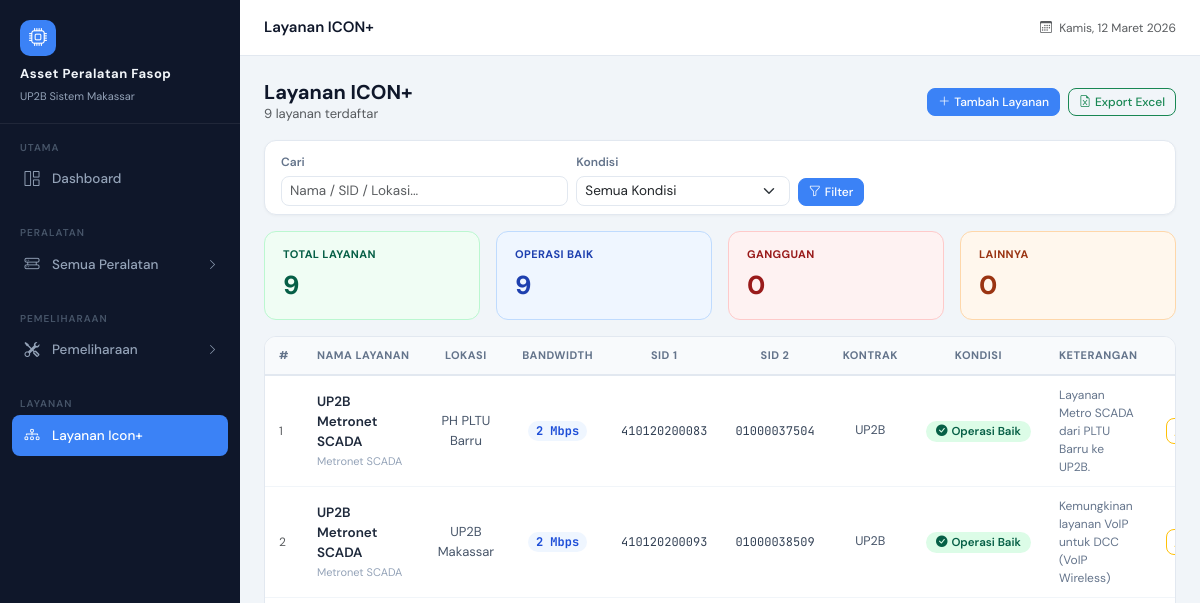
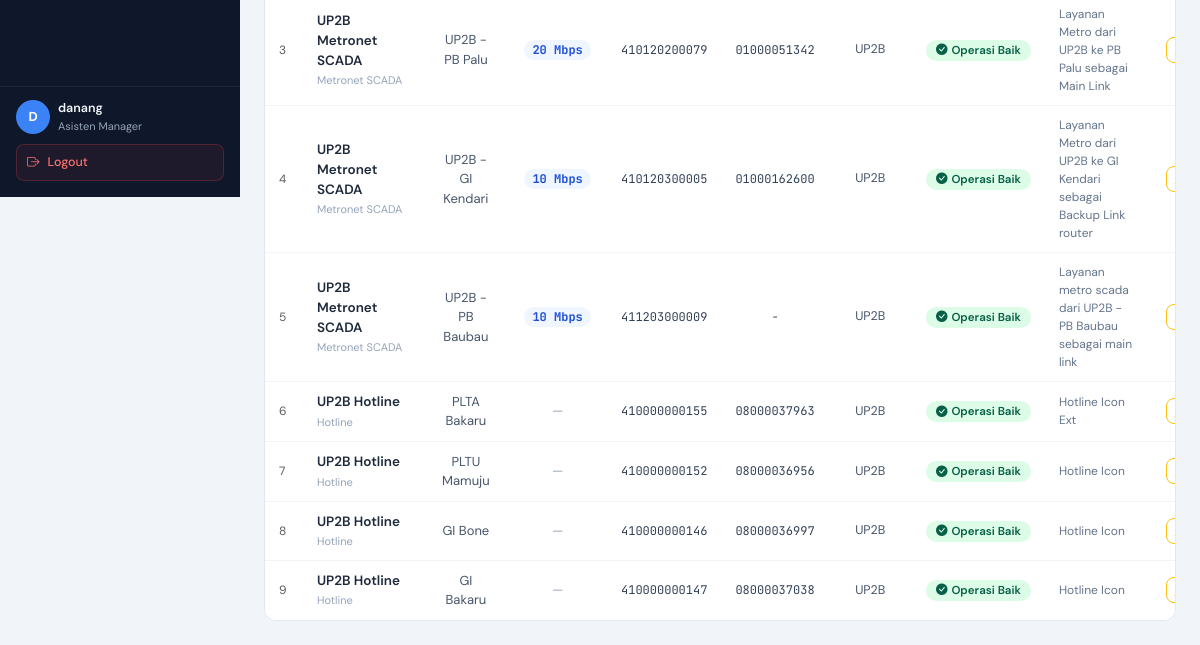
The app's page /layanan-icon/ (signed in), older data (2 pictures, top to bottom).
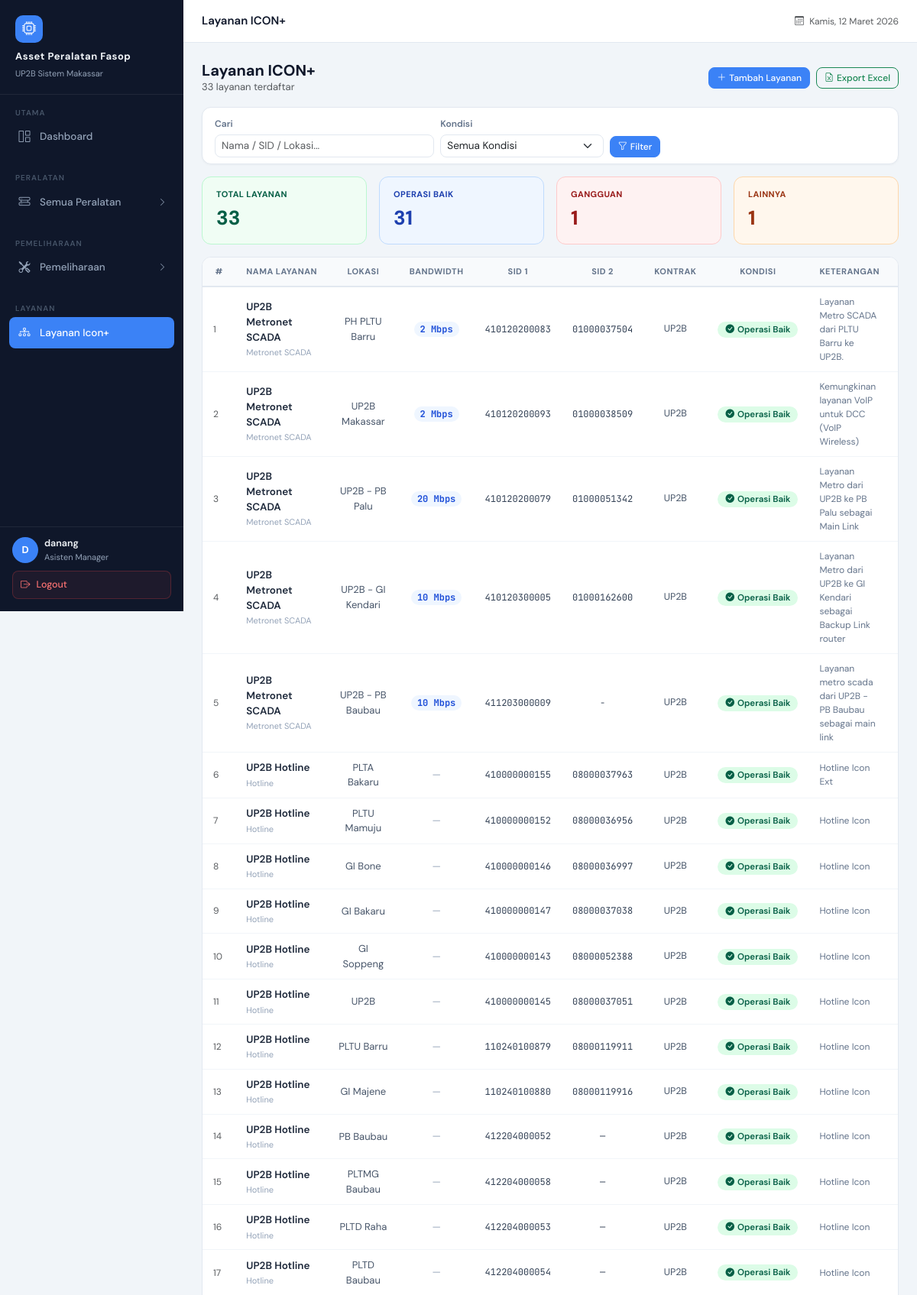
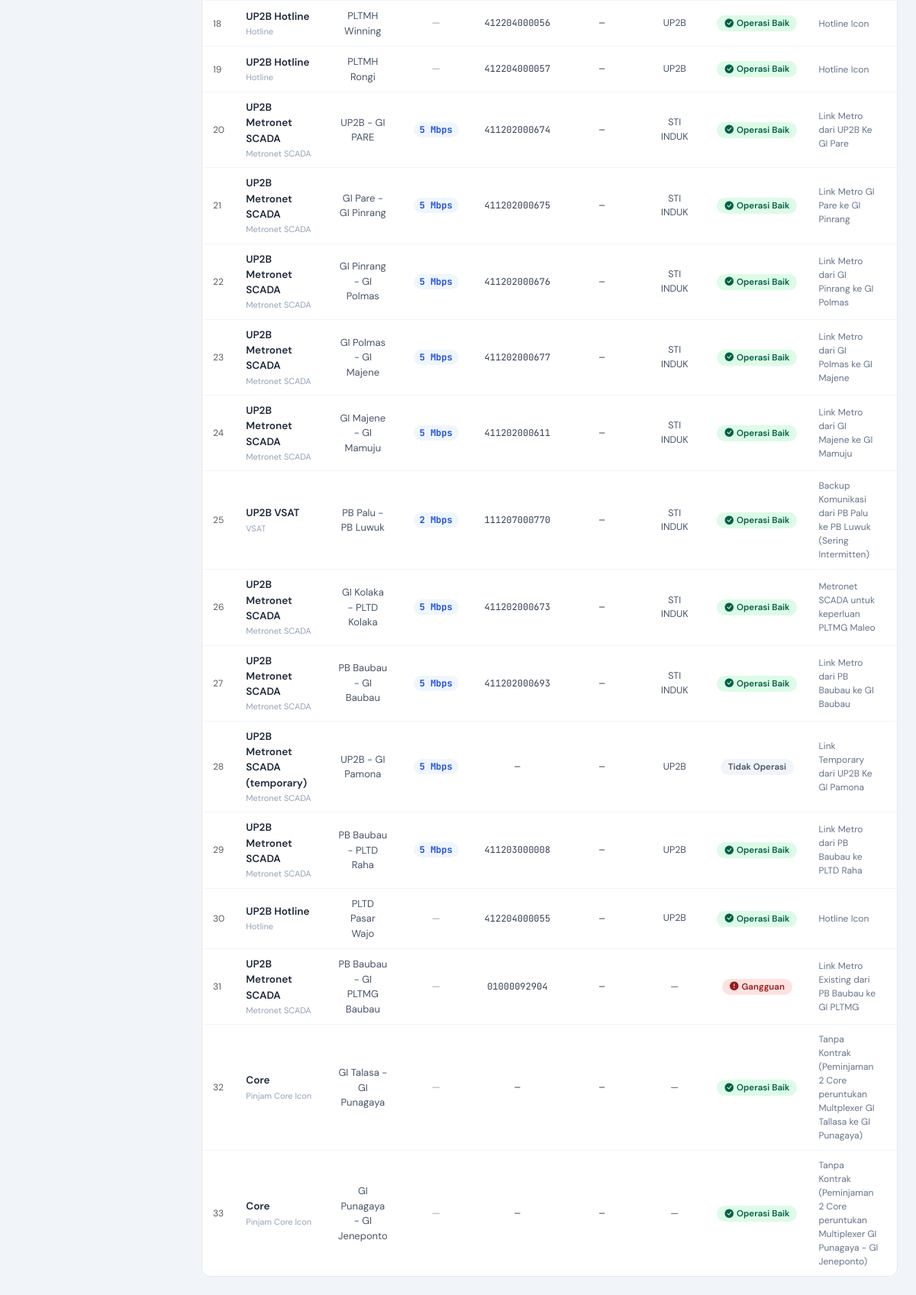
The same page, newer data (2 pictures, top to bottom).
### devices/models.py (models this page shows, shortened)
class Icon(models.Model):
    name = models.CharField(max_length=100)
    lokasi_layanan = models.CharField(max_length=150, null=True, blank=True)
    nama_layanan = models.CharField(max_length=150, null=True, blank=True)
    bandwidth = models.CharField(max_length=50, null=True, blank=True)
    SID1 = models.CharField(max_length=100, blank=True, null=True)
    SID2 = models.CharField(max_length=100, blank=True, null=True)
    kontrak = models.CharField(max_length=100, blank=True, null=True)
    kondisi_operasional = models.CharField(max_length=100, blank=True, null=True)
    keterangan = models.TextField(blank=True, null=True)

### devices/views.py (the view, shortened to what this page needs)
# urls.py: path('layanan-icon/', views.layanan_icon, name='layanan_icon'),
@login_required
def layanan_icon(request):
    icons = Icon.objects.all()
    search = request.GET.get('q', '').strip()
    selected_kondisi = request.GET.get('kondisi', '').strip()
    if selected_kondisi:
        icons = icons.filter(kondisi_operasional__icontains=selected_kondisi)
    icons = list(icons)
    operasi_baik = sum(
        1 for i in icons
        if i.kondisi_operasional and 'Baik' in i.kondisi_operasional
    )
    operasi_gangguan = sum(
        1 for i in icons
        if i.kondisi_operasional and (
            'Gangguan' in i.kondisi_operasional or
            'NOK' in i.kondisi_operasional
        )
    )
    operasi_lain = sum(
        1 for i in icons
        if i.kondisi_operasional and
        'Baik' not in i.kondisi_operasional and
        'Gangguan' not in i.kondisi_operasional and
        'NOK' not in i.kondisi_operasional and
        'Tidak Operasi' in i.kondisi_operasional
    )
    kondisi_list = sorted(set(
        i.kondisi_operasional for i in Icon.objects.all()
        if i.kondisi_operasional
    ))
    return render(request, 'devices/layanan_icon.html', {
        'icons':            icons,
        'search':           search,
        'selected_kondisi': selected_kondisi,
        'kondisi_list':     kondisi_list,
        'operasi_baik':     operasi_baik,
        'gangguan':         operasi_gangguan,
        'lainnya':          operasi_lain,
    })

### devices/context_processors.py (called while the page is built)
def device_types(request):
    all_types = list(DeviceType.objects.all())
    def sort_key(dt):
        name_lower = dt.name.strip().lower()
        for i, ordered_name in enumerate(DEVICE_TYPE_ORDER):
            if ordered_name.lower() == name_lower:
                return i
        return len(DEVICE_TYPE_ORDER)  # yang tidak ada di list, taruh di bawah
    all_types.sort(key=sort_key)
    return {
        'navbar_device_types': all_types
    }

def lokasi_list(request):
    lokasi = (
        Device.objects
        .filter(is_deleted=False)
        .exclude(lokasi__isnull=True)
        .exclude(lokasi__exact='')
        .exclude(lokasi__iexact='none')
        .annotate(lokasi_clean=Trim('lokasi'))
        .values_list('lokasi_clean', flat=True)
        .distinct()
        .order_by('lokasi_clean')
    )
    return {
        'navbar_lokasi_list': lokasi
    }

### devices/templates/devices/layanan_icon.html (shortened to what the changed rows need)
{% extends 'base.html' %}
{% block content %}
<div class="d-flex align-items-center justify-content-between mb-3 flex-wrap gap-2">
    <div>
        <h2 class="mb-0" style="font-size:20px;font-weight:700;">Layanan ICON+</h2>
        <p class="text-muted mb-0" style="font-size:13px;">{{ icons|length }} layanan terdaftar</p>
    </div>
</div>
<div class="row g-3 mb-3">
    <div class="col-md-3">
        <div style="background:#f0fdf4;border:1px solid #bbf7d0;border-radius:12px;padding:14px 18px;">
            <div style="font-size:11px;font-weight:700;color:#065f46;text-transform:uppercase;letter-spacing:0.4px;margin-bottom:4px;">Total Layanan</div>
            <div style="font-size:26px;font-weight:800;color:#065f46;">{{ icons|length }}</div>
        </div>
    </div>
    <div class="col-md-3">
        <div style="background:#eff6ff;border:1px solid #bfdbfe;border-radius:12px;padding:14px 18px;">
            <div style="font-size:11px;font-weight:700;color:#1e40af;text-transform:uppercase;letter-spacing:0.4px;margin-bottom:4px;">Operasi Baik</div>
            <div style="font-size:26px;font-weight:800;color:#1e40af;">{{ operasi_baik }}</div>
        </div>
    </div>
    <div class="col-md-3">
        <div style="background:#fef2f2;border:1px solid #fecaca;border-radius:12px;padding:14px 18px;">
            <div style="font-size:11px;font-weight:700;color:#991b1b;text-transform:uppercase;letter-spacing:0.4px;margin-bottom:4px;">Gangguan</div>
            <div style="font-size:26px;font-weight:800;color:#991b1b;">{{ gangguan }}</div>
        </div>
    </div>
    <div class="col-md-3">
        <div style="background:#fff7ed;border:1px solid #fed7aa;border-radius:12px;padding:14px 18px;">
            <div style="font-size:11px;font-weight:700;color:#9a3412;text-transform:uppercase;letter-spacing:0.4px;margin-bottom:4px;">Lainnya</div>
            <div style="font-size:26px;font-weight:800;color:#9a3412;">{{ lainnya }}</div>
        </div>
    </div>
</div>
<div class="table-card">
    <div class="table-responsive">
        <table class="table">
            <thead>
                <tr style="text-align: center;">
                    <th style="width:40px;">#</th>
                    <th>Nama Layanan</th>
                    <th>Lokasi</th>
                    <th>Bandwidth</th>
                    <th>SID 1</th>
                    <th>SID 2</th>
                    <th>Kontrak</th>
                    <th>Kondisi</th>
                    <th>Keterangan</th>
                    <th style="width:100px;">Aksi</th>
                </tr>
            </thead>
            <tbody>
                {% for d in icons %}
                <tr>
                    <td class="text-muted" style="font-size:12px;">{{ forloop.counter }}</td>
                    <td>
                        <div style="font-weight:600;font-size:13.5px;color:#1e293b;">{{ d.name }}</div>
                        {% if d.nama_layanan and d.nama_layanan != d.name %}
                        <div style="font-size:11px;color:#94a3b8;margin-top:1px;">{{ d.nama_layanan }}</div>
                        {% endif %}
                    </td>
                    <td style="font-size:13px;color:#475569; text-align: center;">{{ d.lokasi_layanan|default:"—" }}</td>
                    <td style="text-align: center;">
                        {% if d.bandwidth and d.bandwidth != "None" %}
                        <span style="font-size:12px;font-weight:700;background:#eff6ff;color:#1d4ed8;padding:2px 8px;border-radius:20px;font-family:'JetBrains Mono',monospace;">{{ d.bandwidth }}</span>
                        {% else %}
                        <span style="color:#94a3b8;font-size:13px;">—</span>
                        {% endif %}
                    </td>
                    <td style="text-align: center;"><span style="font-family:'JetBrains Mono',monospace;font-size:12px;color:#334155;">{{ d.SID1|default:"—" }}</span></td>
                    <td style="text-align: center;"><span style="font-family:'JetBrains Mono',monospace;font-size:12px;color:#334155; ">{{ d.SID2|default:"—" }}</span></td>
                    <td style="font-size:12.5px;color:#475569; text-align: center;">{{ d.kontrak|default:"—" }}</td>
                    <td style="text-align: center;">
                        {% if d.kondisi_operasional %}
                            {% if "Baik" in d.kondisi_operasional %}
                            <span style="font-size:11.5px;font-weight:600;background:#dcfce7;color:#065f46;padding:3px 10px;border-radius:20px;white-space:nowrap;">
                                <i class="bi bi-check-circle-fill me-1"></i>{{ d.kondisi_operasional }}
                            </span>
                            {% elif "Gangguan" in d.kondisi_operasional %}
                            <span style="font-size:11.5px;font-weight:600;background:#fee2e2;color:#991b1b;padding:3px 10px;border-radius:20px;white-space:nowrap;">
                                <i class="bi bi-exclamation-circle-fill me-1"></i>{{ d.kondisi_operasional }}
                            </span>
                            {% else %}
                            <span style="font-size:11.5px;font-weight:600;background:#f1f5f9;color:#475569;padding:3px 10px;border-radius:20px;white-space:nowrap;">
                                {{ d.kondisi_operasional }}
                            </span>
                            {% endif %}
                        {% else %}
                        <span style="color:#94a3b8;font-size:13px;">—</span>
                        {% endif %}
                    </td>
                    <td style="font-size:12px;color:#64748b;max-width:250px;">{{ d.keterangan|default:"—" }}</td>
                    <td>
                        <div class="d-flex gap-1">
                            <a href="{% url 'icon_edit' d.id %}" class="btn btn-sm btn-outline-warning" style="padding:3px 8px;font-size:12px;">
                            </a>
                        </div>
                    </td>
                </tr>
                {% endfor %}
            </tbody>
        </table>
    </div>
</div>
{% endblock %}

Row changes from the older to the newer data that the page shows:
added Icon: name "UP2B Hotline", nama_layanan "Hotline", lokasi_layanan "GI Soppeng", SID1 "410000000143", SID2 "08000052388", kontrak "UP2B", kondisi_operasional "Operasi Baik", keterangan "Hotline Icon"
added Icon: name "UP2B Hotline", nama_layanan "Hotline", lokasi_layanan "UP2B", SID1 "410000000145", SID2 "08000037051", kontrak "UP2B", kondisi_operasional "Operasi Baik", keterangan "Hotline Icon"
added Icon: name "UP2B Hotline", nama_layanan "Hotline", lokasi_layanan "PLTU Barru", SID1 "110240100879", SID2 "08000119911", kontrak "UP2B", kondisi_operasional "Operasi Baik", keterangan "Hotline Icon"
added Icon: name "UP2B Hotline", nama_layanan "Hotline", lokasi_layanan "GI Majene", SID1 "110240100880", SID2 "08000119916", kontrak "UP2B", kondisi_operasional "Operasi Baik", keterangan "Hotline Icon"
added Icon: name "UP2B Hotline", nama_layanan "Hotline", lokasi_layanan "PB Baubau", SID1 "412204000052", SID2 "—", kontrak "UP2B", kondisi_operasional "Operasi Baik", keterangan "Hotline Icon"
added Icon: name "UP2B Hotline", nama_layanan "Hotline", lokasi_layanan "PLTMG Baubau", SID1 "412204000058", SID2 "—", kontrak "UP2B", kondisi_operasional "Operasi Baik", keterangan "Hotline Icon"
added Icon: name "UP2B Hotline", nama_layanan "Hotline", lokasi_layanan "PLTD Raha", SID1 "412204000053", SID2 "—", kontrak "UP2B", kondisi_operasional "Operasi Baik", keterangan "Hotline Icon"
added Icon: name "UP2B Hotline", nama_layanan "Hotline", lokasi_layanan "PLTD Baubau", SID1 "412204000054", SID2 "—", kontrak "UP2B", kondisi_operasional "Operasi Baik", keterangan "Hotline Icon"
added Icon: name "UP2B Hotline", nama_layanan "Hotline", lokasi_layanan "PLTMH Winning", SID1 "412204000056", SID2 "—", kontrak "UP2B", kondisi_operasional "Operasi Baik", keterangan "Hotline Icon"
added Icon: name "UP2B Hotline", nama_layanan "Hotline", lokasi_layanan "PLTMH Rongi", SID1 "412204000057", SID2 "—", kontrak "UP2B", kondisi_operasional "Operasi Baik", keterangan "Hotline Icon"
added Icon: name "UP2B Metronet SCADA", nama_layanan "Metronet SCADA", lokasi_layanan "UP2B - GI PARE", bandwidth "5 Mbps", SID1 "411202000674", SID2 "—", kontrak "STI INDUK", kondisi_operasional "Operasi Baik", keterangan "Link Metro dari UP2B Ke GI Pare"
added Icon: name "UP2B Metronet SCADA", nama_layanan "Metronet SCADA", lokasi_layanan "GI Pare - GI Pinrang", bandwidth "5 Mbps", SID1 "411202000675", SID2 "—", kontrak "STI INDUK", kondisi_operasional "Operasi Baik", keterangan "Link Metro GI Pare ke GI Pinrang"
added Icon: name "UP2B Metronet SCADA", nama_layanan "Metronet SCADA", lokasi_layanan "GI Pinrang - GI Polmas", bandwidth "5 Mbps", SID1 "411202000676", SID2 "—", kontrak "STI INDUK", kondisi_operasional "Operasi Baik", keterangan "Link Metro dari GI Pinrang ke GI Polmas"
added Icon: name "UP2B Metronet SCADA", nama_layanan "Metronet SCADA", lokasi_layanan "GI Polmas - GI Majene", bandwidth "5 Mbps", SID1 "411202000677", SID2 "—", kontrak "STI INDUK", kondisi_operasional "Operasi Baik", keterangan "Link Metro dari GI Polmas ke GI Majene"
added Icon: name "UP2B Metronet SCADA", nama_layanan "Metronet SCADA", lokasi_layanan "GI Majene - GI Mamuju", bandwidth "5 Mbps", SID1 "411202000611", SID2 "—", kontrak "STI INDUK", kondisi_operasional "Operasi Baik", keterangan "Link Metro dari GI Majene ke GI Mamuju"
added Icon: name "UP2B VSAT", nama_layanan "VSAT", lokasi_layanan "PB Palu - PB Luwuk", bandwidth "2 Mbps", SID1 "111207000770", SID2 "—", kontrak "STI INDUK", kondisi_operasional "Operasi Baik", keterangan "Backup Komunikasi dari PB Palu ke PB Luwuk (Sering Intermitten)"
added Icon: name "UP2B Metronet SCADA", nama_layanan "Metronet SCADA", lokasi_layanan "GI Kolaka - PLTD Kolaka", bandwidth "5 Mbps", SID1 "411202000673", SID2 "—", kontrak "STI INDUK", kondisi_operasional "Operasi Baik", keterangan "Metronet SCADA untuk keperluan PLTMG Maleo"
added Icon: name "UP2B Metronet SCADA", nama_layanan "Metronet SCADA", lokasi_layanan "PB Baubau - GI Baubau", bandwidth "5 Mbps", SID1 "411202000693", SID2 "—", kontrak "STI INDUK", kondisi_operasional "Operasi Baik", keterangan "Link Metro dari PB Baubau ke GI Baubau"
added Icon: name "UP2B Metronet SCADA (temporary)", nama_layanan "Metronet SCADA", lokasi_layanan "UP2B - GI Pamona", bandwidth "5 Mbps", SID1 "—", SID2 "—", kontrak "UP2B", kondisi_operasional "Tidak Operasi", keterangan "Link Temporary dari UP2B Ke GI Pamona"
added Icon: name "UP2B Metronet SCADA", nama_layanan "Metronet SCADA", lokasi_layanan "PB Baubau - PLTD Raha", bandwidth "5 Mbps", SID1 "411203000008", SID2 "—", kontrak "UP2B", kondisi_operasional "Operasi Baik", keterangan "Link Metro dari PB Baubau ke PLTD Raha"
added Icon: name "UP2B Hotline", nama_layanan "Hotline", lokasi_layanan "PLTD Pasar Wajo", SID1 "412204000055", SID2 "—", kontrak "UP2B", kondisi_operasional "Operasi Baik", keterangan "Hotline Icon"
added Icon: name "UP2B Metronet SCADA", nama_layanan "Metronet SCADA", lokasi_layanan "PB Baubau - GI PLTMG Baubau", SID1 "01000092904", SID2 "—", kontrak "—", kondisi_operasional "Gangguan", keterangan "Link Metro Existing dari PB Baubau ke GI PLTMG"
added Icon: name "Core", nama_layanan "Pinjam Core Icon", lokasi_layanan "GI Talasa - GI Punagaya", SID1 "—", SID2 "—", kontrak "—", kondisi_operasional "Operasi Baik", keterangan "Tanpa Kontrak (Peminjaman 2 Core peruntukan Multplexer GI Tallasa ke GI Punagaya)"
added Icon: name "Core", nama_layanan "Pinjam Core Icon", lokasi_layanan "GI Punagaya - GI Jeneponto", SID1 "—", SID2 "—", kontrak "—", kondisi_operasional "Operasi Baik", keterangan "Tanpa Kontrak (Peminjaman 2 Core peruntukan Multiplexer GI Punagaya - GI Jeneponto)"
Text that changed along with them:
{{ icons|length }}: "9" → "33"
{{ operasi_baik }}: "9" → "31"
{{ gangguan }}: "0" → "1"
{{ lainnya }}: "0" → "1"
